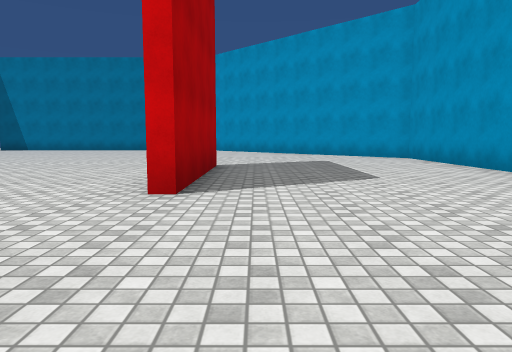
view 1 (above)

18 first-person views from a walk through a 3-D level made in the Unity game engine. The camera is 1.2 m above the floor, tilts 6° down and sees 70° across. The floor is counted in squares, 2 m on a side. Each view is taken from the middle of a square. On the plan, view 1 faces up. The plan holds only what a view shows up to about 10 squares ahead; the rest is blank. The player character is not drawn. Surface patterns are stand-ins for the level's own textures.

view 2
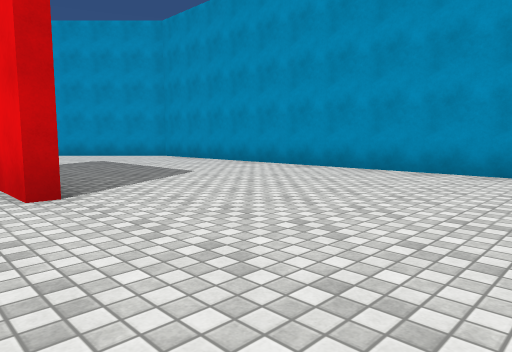

view 3
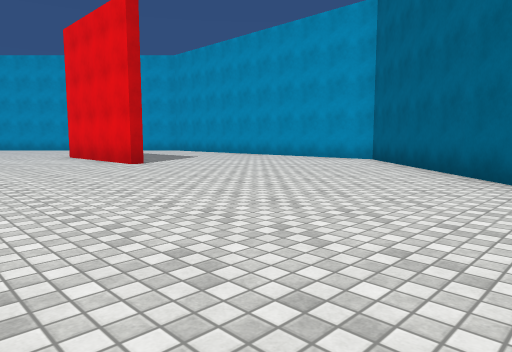

view 4
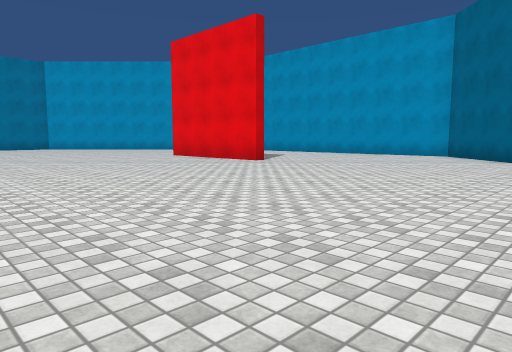

view 5
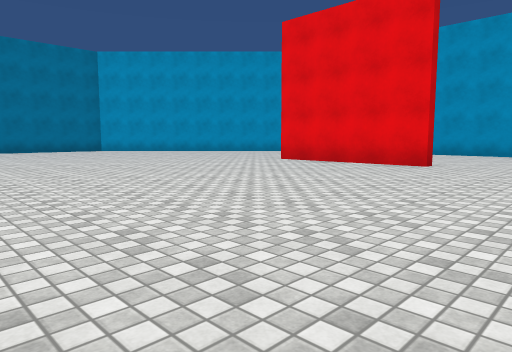

view 6
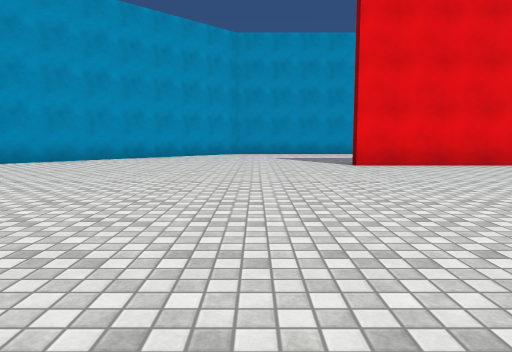

view 7
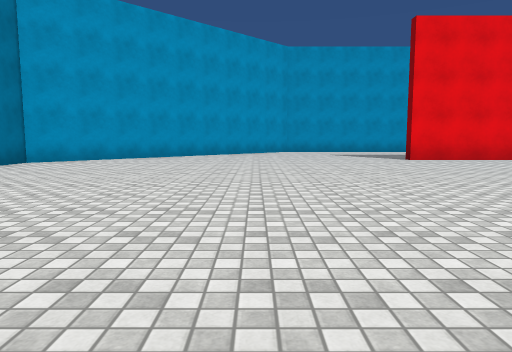

view 8
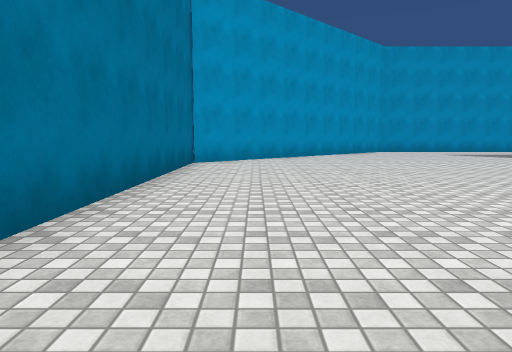

view 9
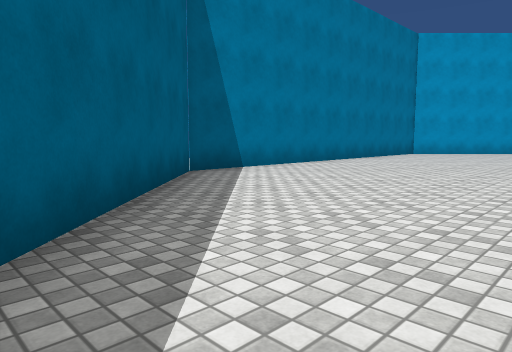

view 10
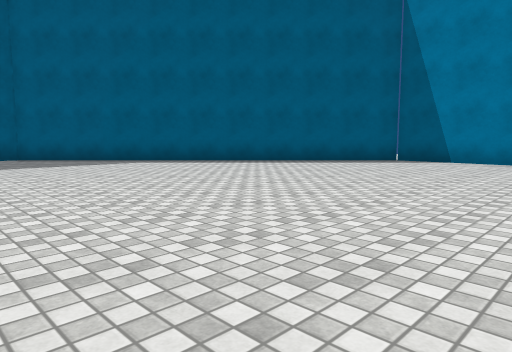

view 11
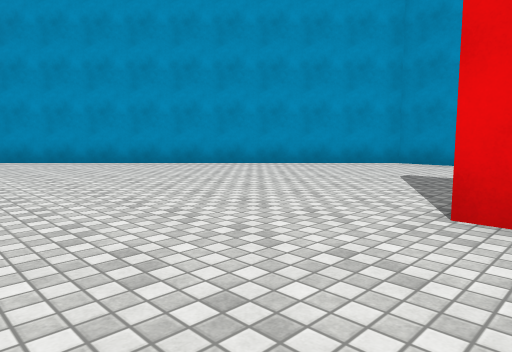

view 12
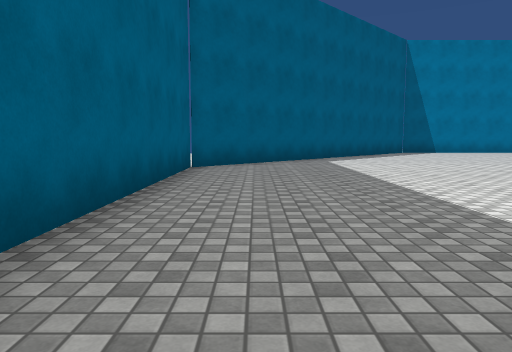

view 13
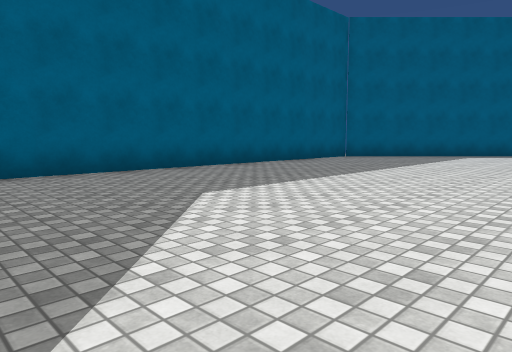

view 14
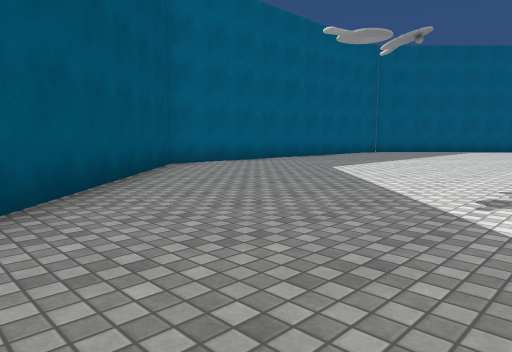

view 15
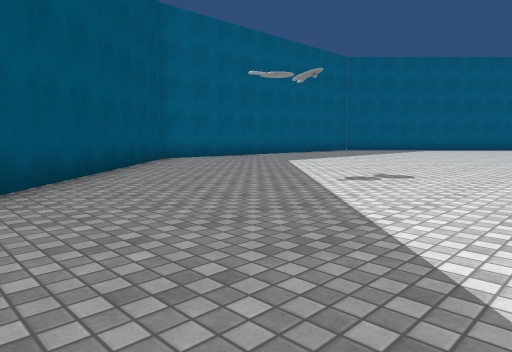

view 16
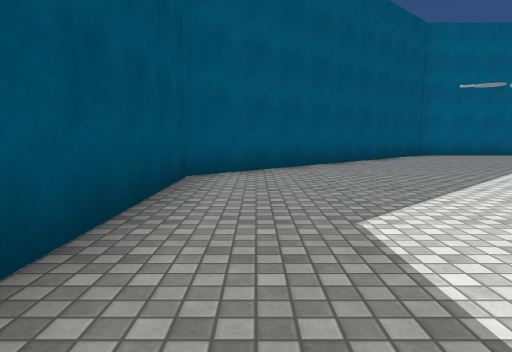

view 17
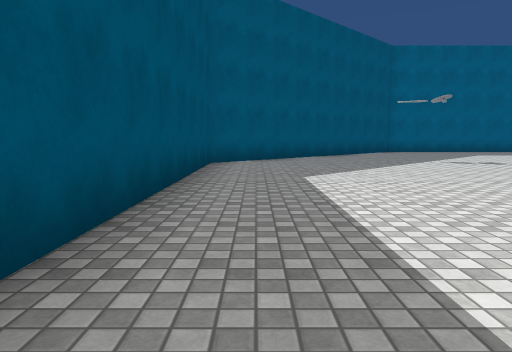

view 18
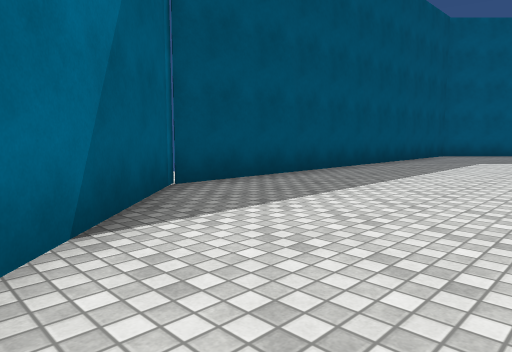

### Floor plan
Points are (right, up) in squares from view 1. A wall is a line through its corners. A room is listed if a view was taken in it or the views show most of it. See-through windows are left out.
Room 1 (views 1, 2, 3, 4, 5, 6, 7, 8, 9, 10, 11, 12, 13, 14, 15, 16, 17, 18)
walls: (-1.1, 7.8) (-0.8, 7.8) (-0.8, 3.8) (-1.1, 3.8) (-1.1, 7.8); (-2.3, 17.5) (-12.2, 17.5) (-19.3, 10.4) (-19.3, 0.6) (-12.7, -6.1) (-2.5, -6.1) (4.5, 0.9) (4.5, 10.7) (-2.3, 17.5)

Positions as (right, up) in squares from view 1, and headings:
1: (0, 0), facing up
2: (-2, 0), facing up-right
3: (-5, -4), facing up-right
4: (-8, -3), facing up-right
5: (-9, 1), facing up-right
6: (-9, 10), facing right
7: (-11, 12), facing right
8: (-11, 16), facing right
9: (-16, 12), facing up-right
10: (-8, 8), facing up-left
11: (-4, 7), facing up-right
12: (-18, 3), facing up
13: (-13, 0), facing up-left
14: (-12, -4), facing up-left
15: (-10, -5), facing up-left
16: (-7, -5), facing left
17: (-4, -5), facing left
18: (0, -2), facing down-left
